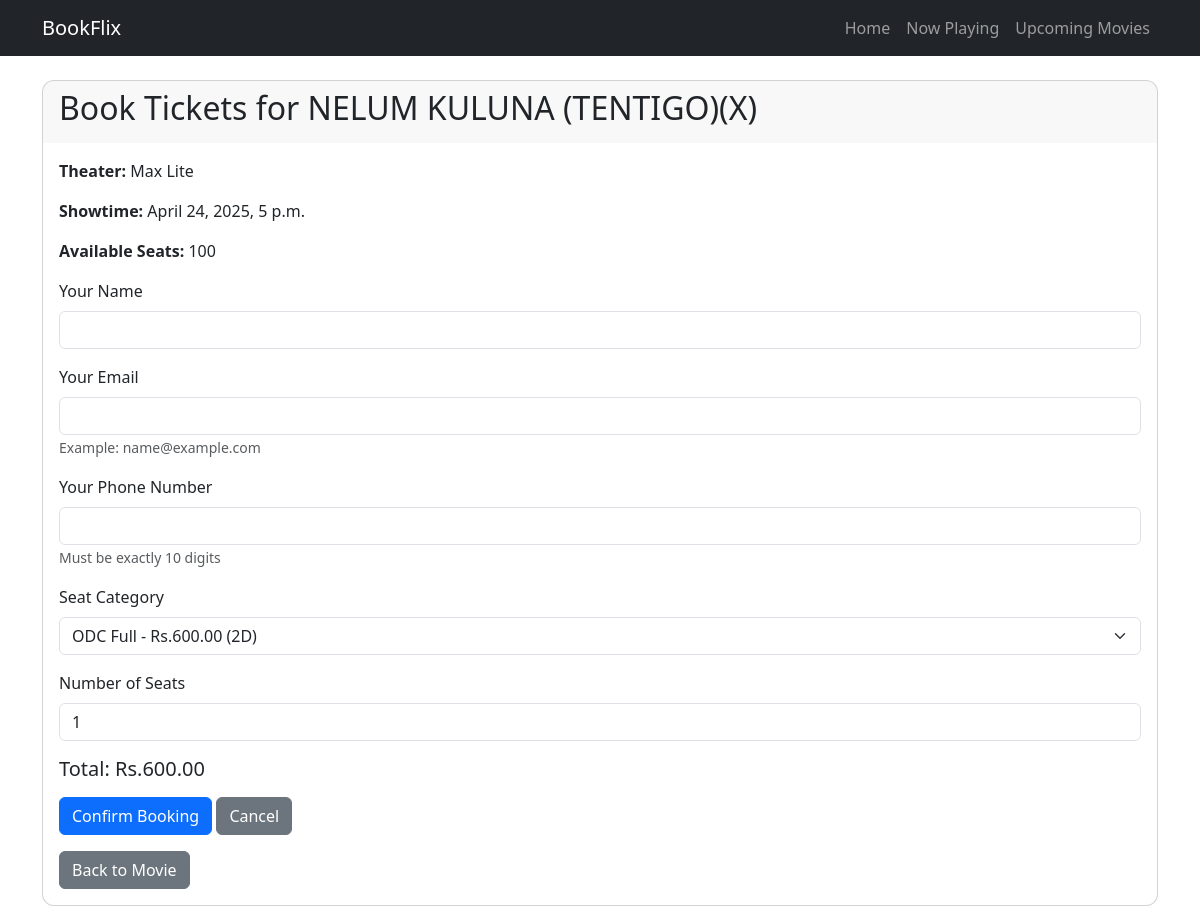
The app's page /book/6/, older data.
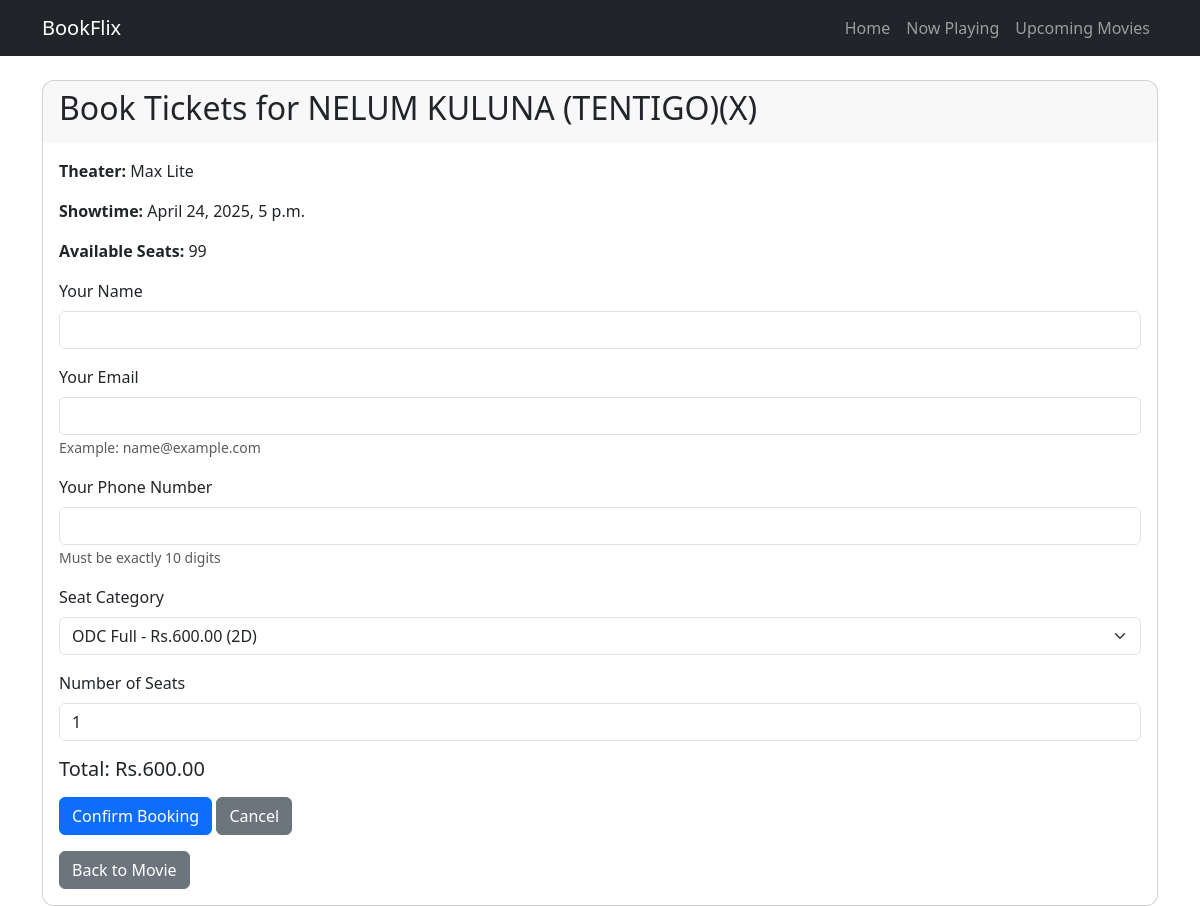
The same page, newer data.
### tickets/models.py (models this page shows, shortened)
class Showtime(models.Model):
    movie = models.ForeignKey(Movie, on_delete=models.CASCADE)
    theater = models.ForeignKey(Theater, on_delete=models.CASCADE)
    start_time = models.DateTimeField()
    available_seats = models.IntegerField()
    @property
    def has_passed(self):
        return self.start_time <= timezone.now()
    @property
    def is_sold_out(self):
        return self.available_seats <= 0
    @property
    def is_available(self):
        return not self.has_passed and not self.is_sold_out

class Movie(models.Model):
    title = models.CharField(max_length=200)
    description = models.TextField()
    duration = models.IntegerField()
    rating = models.CharField(max_length=5)
    synopsis = models.TextField(blank=True, null=True)
    director = models.CharField(max_length=100, blank=True, null=True)
    cast = models.TextField(blank=True, null=True,
                            help_text="Separate actor names with commas")
    genre = models.CharField(max_length=50, choices=[
        ('Action', 'Action'),
        ('Adventure', 'Adventure'),
        ('Animation', 'Animation'),
        ('Biography', 'Biography'),
        ('Drama', 'Drama'),
        ('Horror', 'Horror'),
        ('Thriller', 'Thriller'),
    ],
    default='Drama'
    )
    format = models.CharField(max_length=10, choices=[
        ('2D', '2D'),
        ('3D', '3D'),
    ],
    default='2D'
    )
    language = models.CharField(max_length=20, choices=[
        ('Chinese', 'Chinese'),
        ('English', 'English'),
        ('Hindi', 'Hindi'),
        ('Sinhala', 'Sinhala'),
        ('Tamil', 'Tamil'),
    ],
    default='English'
     )
    poster = models.ImageField(upload_to='media/', blank=True)
    is_released = models.BooleanField(default=False)
    release_date = models.DateField(null=True, blank=True)
    is_featured = models.BooleanField(default=False)

class Theater(models.Model):
    name = models.CharField(max_length=100)
    location = models.CharField(max_length=200)
    capacity = models.IntegerField()

### tickets/views.py (the view, shortened to what this page needs)
# urls.py: path('book/<int:showtime_id>/', views.book_ticket, name='book_ticket'),
def book_ticket(request, showtime_id):
    showtime = Showtime.objects.get(id=showtime_id)
    seat_categories = SeatCategory.objects.filter(
        Q(theater=showtime.theater) &
        (Q(movie=showtime.movie) | Q(movie__isnull=True)))
    for category in seat_categories:
        category.price = category.get_price_for_format(showtime.movie.format)
    return render(request, 'tickets/book_ticket.html', {'showtime': showtime,'seat_categories': seat_categories,'movie_format': showtime.movie.format})

### tickets/models.py (called while the page is built)
    def get_price_for_format(self, format_type=None):
        if format_type:
            return self.price_3d if format_type == '3D' else self.price_2d
        return self.price_2d

### tickets/templates/tickets/book_ticket.html (shortened to what this page needs)
{% extends 'tickets/base.html' %}
{% block content %}
<div class="card">
    <div class="card-header">
        <h2>Book Tickets for {{ showtime.movie.title }}</h2>
    </div>
    <div class="card-body">
        <p><strong>Theater:</strong> {{ showtime.theater.name }}</p>
        <p><strong>Showtime:</strong> {{ showtime.start_time }}</p>
        {% if showtime.is_available %}
            <p><strong>Available Seats:</strong> {{ showtime.available_seats }}</p>
            <form method="post">
                <div class="mb-3">
                    <label for="name" class="form-label">Your Name</label>
                    <input type="text" class="form-control" id="name" name="name" required>
                </div>
                <div class="mb-3">
                    <label for="email" class="form-label">Your Email</label>
                    <input type="email" class="form-control" id="email" name="email" required pattern="[a-z0-9._%+-]+@[a-z0-9.-]+\.[a-z]{2,}$"
                       title="Please enter a valid email address (e.g., name@example.com)">
                    <small class="text-muted">Example: name@example.com</small>
                </div>
                <div class="mb-3">
                    <label for="phone" class="form-label">Your Phone Number</label>
                    <input type="tel" class="form-control" id="phone" name="phone" required pattern="[0-9]{10}" title="Please enter exactly 10 digits">
                    <small class="text-muted">Must be exactly 10 digits</small>
                </div>
                <div class="mb-3">
                    <label for="seat_category" class="form-label">Seat Category</label>
                <select class="form-select" id="seat_category" name="seat_category" required onchange="updatePrice()">
                    {% for category in seat_categories %}
                    <option value="{{ category.id }}" data-price="{{ category.price }}">
                        {{ category.name }} - Rs.{{ category.price }} ({{ movie_format }})
                    </option>
                    {% endfor %}
                </select>
            </div>
            <div class="mb-3">
                <label for="seats" class="form-label">Number of Seats</label>
                <input type="number" class="form-control" id="seats" name="seats"
                       min="1" max="{{ showtime.available_seats }}" value="1"
                       onchange="updateTotal()">
            </div>
            <div class="mb-3">
                <h5>Total: Rs.<span id="totalPrice">{{ seat_categories.0.price }}</span></h5>
            </div>
                <button type="submit" class="btn btn-primary">Confirm Booking</button>
                <a href="{% url 'movie_detail' showtime.movie.id %}" class="btn btn-secondary">Cancel</a>
            </form>
        {% endif %}
        <a href="{% url 'movie_detail' showtime.movie.id %}" class="btn btn-secondary mt-3">Back to Movie</a>
    </div>
</div>
{% endblock %}

Row changes from the older to the newer data that the page shows:
changed Showtime "NELUM KULUNA (TENTIGO)(X)": available_seats "100" → "99"
